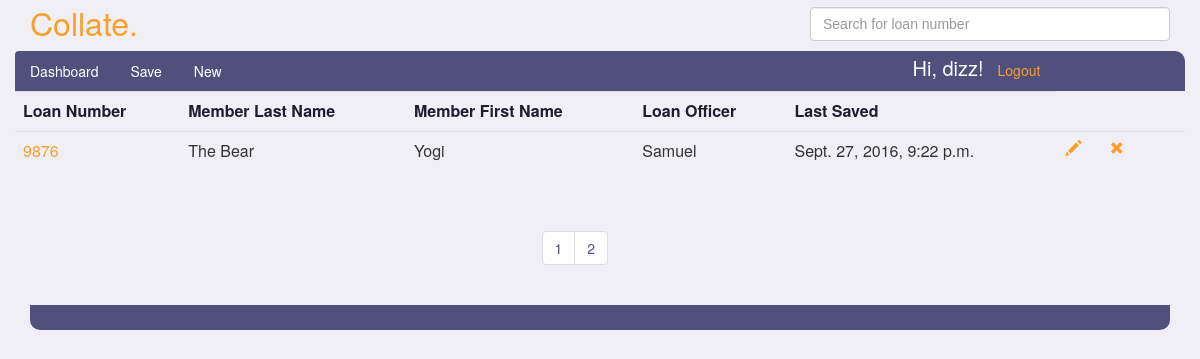
Page /Andre/submittals/?page=2 (signed in) on the committed database.
### submittals/models.py (models this page shows, shortened)
class Submittal(models.Model):
    ACCOUNT_TYPES = (
        ('EQ', 'Equity Line of Credit'),
        ('EL', 'Equity Loan'),
    )
    PAY_TYPES = (
        ('BW', 'Bi-Weekly'),
        ('SM', 'Semi-Monthly'),
        ('MO', 'Monthly'),
        ('WK', 'Weekly'),
    )
    EMAIL_TEMPLATE_TYPES = (
        ('IN', 'Initial Contact - Email'),
        ('PR', 'Processor Submit - Email'),
        ('IA', 'Initial Approval - Email'),
        ('FN', 'Final Approval - Email'),
    )
    SMS_TEMPLATE_TYPES = (
        ('IN', 'Initial Contact - SMS'),
        ('PR', 'Processor Submit - SMS'),
        ('IA', 'Initial Approval - SMS'),
        ('FN', 'Final Approval - SMS'),
    )
    loan_number = models.PositiveIntegerField(unique=True)
    account_type = models.CharField(max_length=256, blank=True, choices=ACCOUNT_TYPES)
    loan_officer = models.CharField(max_length=256, blank=True)
    loan_processor = models.ForeignKey(Person, related_name="submittals", null=True, blank=True)
    loan_story = models.CharField(max_length=2560, blank=True)
    subject_property_address = models.CharField(max_length=256, blank=True)
    subject_property_city = models.CharField(max_length=256, blank=True)
    subject_property_state = models.CharField(max_length=256, blank=True, choices=STATES)
    subject_property_zip = models.CharField(max_length=256, blank=True)
    appraisal_value = models.CharField(max_length=256, blank=True)
    b1_first_name = models.CharField(max_length=256, blank=True)
    b1_last_name = models.CharField(max_length=256, blank=True)
    b2_first_name = models.CharField(max_length=256, blank=True)
    b2_last_name = models.CharField(max_length=256, blank=True)
    b1_employer_name = models.CharField(max_length=256, blank=True)
    b2_employer_name = models.CharField(max_length=256, blank=True)
    b1_phone_number = models.CharField(max_length=256, blank=True)
    b2_phone_number = models.CharField(max_length=256, blank=True)
    sms_template_select = models.CharField(max_length=256, blank=True, choices=SMS_TEMPLATE_TYPES)
    sms_message = models.CharField(max_length=512, blank=True)
    b1_email_address = models.EmailField(max_length=256, blank=True)
    b2_email_address = models.EmailField(max_length=256, blank=True)
    email_template_select = models.CharField(max_length=256, blank=True, choices=EMAIL_TEMPLATE_TYPES)
    email_message = models.CharField(max_length=2048, blank=True)
    b1_hire_date = models.CharField(max_length=256, blank=True)
    b2_hire_date = models.CharField(max_length=256, blank=True)
    b1_income_amount = models.FloatField(null=True, blank=True)
    b2_income_amount = models.FloatField(null=True, blank=True)
    b1_pay_frequency = models.CharField(max_length=256, blank=True, choices=PAY_TYPES)
    b2_pay_frequency = models.CharField(max_length=256, blank=True, choices=PAY_TYPES)
    b1_period_end_date = models.CharField(max_length=256, blank=True)
    b2_period_end_date = models.CharField(max_length=256, blank=True)
    b1_income_output = models.CharField(max_length=256, blank=True)
    b2_income_output = models.CharField(max_length=256, blank=True)
    created_at = models.DateTimeField(auto_now=True)

### submittals/views.py (the view)
# urls.py: url(r'^(?P<username>\w+)/submittals/$', views.dashboard, name='dashboard'),
@login_required
def dashboard(request, username):
    if request.method == 'GET':
        person = Person.objects.get(user=request.user)
        submittals = person.submittals.all().order_by('-created_at')
        paginator = Paginator(submittals, 5)
        page = request.GET.get('page')
        try:
            submits = paginator.page(page)
        except PageNotAnInteger:
            submits = paginator.page(1)
        except EmptyPage:
            submits = paginator.page(paginator.num_pages)
        loan_list = list(submittals.values_list('loan_number', flat=True))
        loan_strings = list(map(str, loan_list))
        loan_numbers = json.dumps(loan_strings)
    return render(request, 'dashboard.html', {'submittals': submits, 'autolist': loan_numbers })

### templates/dashboard.html (shortened to what this page needs)
{% extends 'submittal-layout.html' %}
{% block body %}
<div class="container">
<main class="drop-down">
    <section class="row dashboard-first-row">
        <table class="table table-hover submittal-list">
        <tr>
            <th>Loan Number</th>
            <th>Member Last Name</th>
            <th>Member First Name</th>
            <th>Loan Officer</th>
            <th>Last Saved</th>
        </tr>
        {% for s in submittals %}
            <tr class="data-row" id="item-{{ s.id }}">
                <td class="loan-numbers"><a href="/{{ request.user.username }}/submittals/{{ s.id }}">{{ s.loan_number }}</a></td>
                <td>{{ s.b1_last_name }}</td>
                <td>{{ s.b1_first_name }}</td>
                <td>{{ s.loan_officer }}</td>
                <td>{{ s.created_at }}</td>
                <td><a href="/{{ request.user.username }}/submittals/{{ s.id }}"><span title="Edit" id="{{ s.id }}"
                          class="glyphicon glyphicon-pencil edit-glyphicon"></span></a></td>
                <td><span title="Delete" id="{{ s.id }}"
                          class="glyphicon glyphicon-remove delete-glyphicon delete-submit"></span></td>
            </tr>
        {% endfor %}
            </table>
                    <div class="pagination dashboard-pagination">
                    <ul class="pagination">
                       {%  for page in submittals.paginator.page_range %}
                           <li>
                            <a href="?page={{ page }}">{{ page }}</a>
                           </li>
                        {% endfor %}
                    </ul>
                        </div>
        </section>
    <div class="nav-bottom"></div>
            </div>
      <div class="col-md-4"></div>
      <div class="col-md-4"></div>
    <div class="row">
      <div class="col-md-6"></div>
      <div class="col-md-6"></div>
    </div>
{% endblock %}

### templates/submittal-layout.html (shortened to what this page needs)
<html>
<head>
<link rel="stylesheet" href="https://maxcdn.bootstrapcdn.com/bootstrap/3.3.7/css/bootstrap.min.css"
>
{% load static %}
<link rel="stylesheet" type="text/css" href="{% static 'css/submittals.css' %}">
    <link rel="stylesheet" type="text/css" href="{% static 'css/dashboard.css' %}">
     <link rel="stylesheet" href="//code.jquery.com/ui/1.12.1/themes/base/jquery-ui.css">
</head>
<body>
<div class="container">
    <div class="row">
        <section class="col-xs-2 title"><a href='/'>Collate.</a></section>
        <section class="ui-widget col-xs-4 pull-right">
            <input type="search" name="search" class="form-control" id="search-box" placeholder="Search for loan number">
        </section>
    </div>
    <div class="row">
<header class="nav">
    <ul class="nav nav-pills col-md-3 col-sm-5 col-xs-8">
      <li role="presentation" class="active"><a href="/{{ user.username }}/submittals/">Dashboard</a></li>
      <li role="presentation"><a onClick="saveSubmit(); return false;" id="save" href="">Save</a></li>
      <li role="presentation"><a href="/{{ user.username }}/submittals/new/">New</a></li>
</ul>
        <ul class="col-md-3 pull-right list-inline logout-list">
            <li><h5>Hi, {{ request.user.username }}!</h5></li>
            <li><a href="/logout_user/">Logout</a></li>
            </ul>
        </header>
    </div>
</div>
{% block body %}
{% endblock %}
</body>
</html>

### submittals/static/css/submittals.css (style rules this page uses)
.title a { margin-top: 5px; padding: 0px; color: #f99f2b !important; font-family: Helvetica Neue, Helvetica, Arial, sans-serif; letter-spacing: 0; font-size: 32px; }
body { background-color: #efeff5; }
a { color: white; }
h5 { margin: 0; font-size: 20px; }
.nav { background-color: #50507c; border-top-right-radius: 10px; border-top-left-radius: 10px; color: white; }
.nav .active a { background-color: #50507c !important; }
.logout-list { margin-top: 6px; }
.logout-list li a { color: #f99f2b; }
#search-box { margin-top: 7px; margin-bottom: 10px; }

### submittals/static/css/dashboard.css (style rules this page uses)
.table { border-color: #000; border-bottom: 0 !important; }
.table th { background-color: #efeff5 !important; color: #1e1e2f; }
.table a { color: #f99f2b; }
.nav-bottom { background-color: #50507c; height: 25px; border-bottom-right-radius: 10px; border-bottom-left-radius: 10px; color: white; }
.delete-glyphicon { margin-right: 30px; font-size: 14px; color: #f99f2b; cursor: pointer; }
.pagination > li > a { color: #50507c; }
.dashboard-pagination { margin-left: 45%; }

### rows in the picture
Submittal: loan_number "9876", b1_last_name "The Bear", b1_first_name "Yogi", loan_officer "Samuel", created_at "Sept. 27, 2016, 9:22 p.m."

### other values in the picture
{{ request.user.username }} "dizz"
{{ page }} "1" "2"
